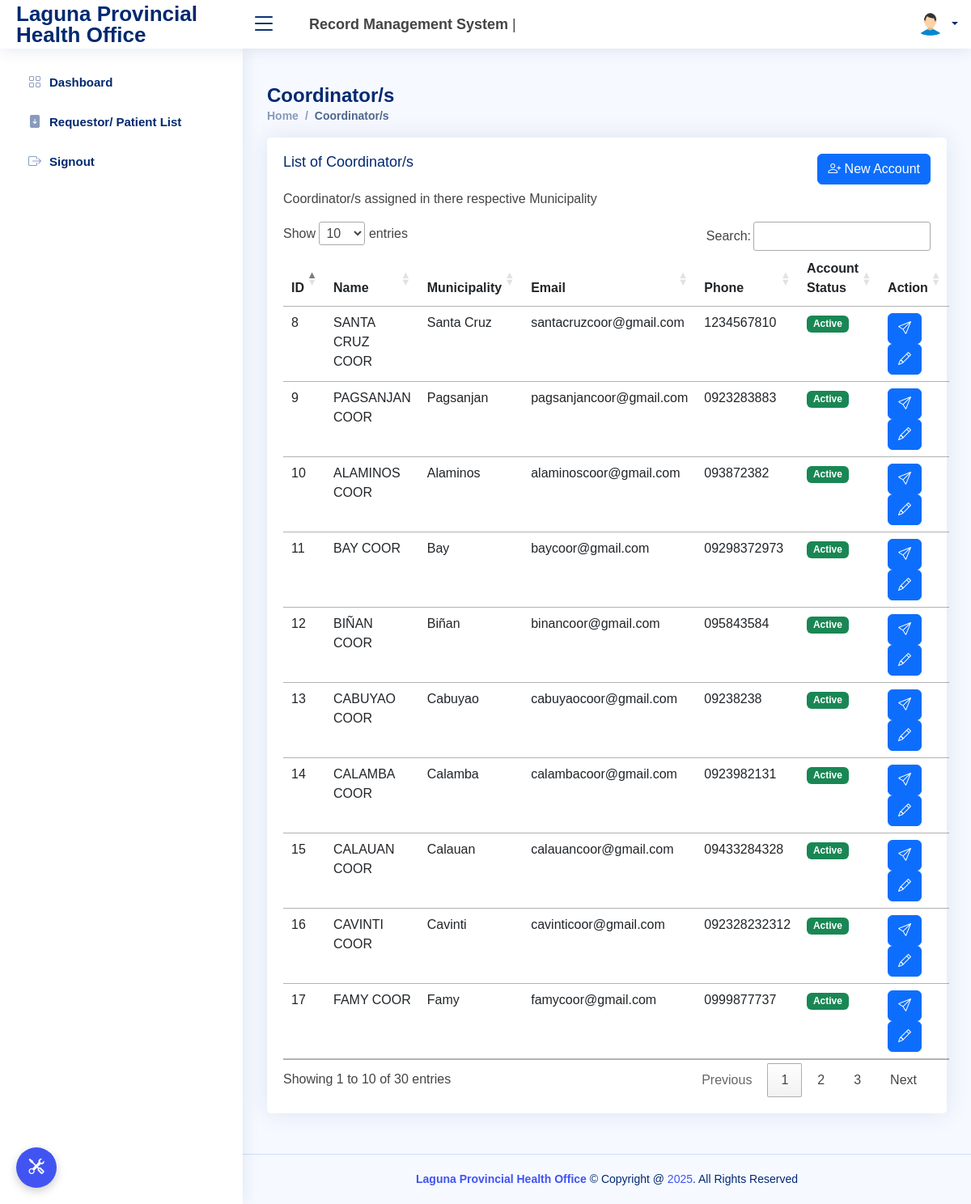
/users/coordinators.php, run on the app's committed database.
### tables this page shows
CREATE TABLE `accnt_tbl` (
  `accnt_id` int(11) NOT NULL,
  `fullname` varchar(255) NOT NULL,
  `municipality` varchar(255) DEFAULT NULL,
  `email` varchar(100) NOT NULL,
  `phone` varchar(12) NOT NULL,
  `password` varchar(255) NOT NULL,
  `accnt_type` int(11) NOT NULL,
  `accnt_status` varchar(30) NOT NULL DEFAULT 'inactive' COMMENT 'lock, active, inactive'
);

### users/coordinators.php (the view, shortened to what this page needs)
<?php
include "header.php";
include "sidebar.php";
?>
    <main id="main" class="main">
    <div class="pagetitle">
      <h1>Coordinator/s</h1>
      <nav>
        <ol class="breadcrumb">
          <li class="breadcrumb-item"><a href="index.php">Home</a></li>
          <li class="breadcrumb-item active">Coordinator/s</li>
        </ol>
      </nav>
    </div>
    <section class="section">
      <div class="row">
        <div class="col-lg-12">
          <div class="card">
            <div class="card-body">
              <h5 class="card-title">List of Coordinator/s <a class="float-end btn btn-primary" data-bs-toggle="modal" data-bs-target="#addAccount" href=""> <i class="bi bi-person-plus"></i> New Account</a></h5>
              <p>Coordinator/s assigned in there respective Municipality</p>
              <table id="manageTableCoordinator" class="table datatable">
                <thead>
                  <tr>
                    <th scope="col">ID</th>
                    <th scope="col">Name</th>
                    <th scope="col">Municipality</th>
                    <th scope="col">Email</th>
                    <th scope="col">Phone</th>
                    <th scope="col">Account Status</th>
                    <th scope="col">Action</th>
                  </tr>
                </thead>
                <tbody>
                <?php
                $get_coordinator = mysqli_query($con, "SELECT * FROM accnt_tbl WHERE accnt_type = '2' ORDER BY accnt_id DESC");
                if (mysqli_num_rows($get_coordinator) > 0) {
                    $i=0;
                    while ($row = mysqli_fetch_assoc($get_coordinator)) {
                        $a="b-".$i;
                        $i++;
                        ?>
                        <tr>
                            <td><?php echo $row['accnt_id']; ?></td>
                            <td><?php echo $row['fullname']; ?></td>
                            <td><?php echo $row['municipality']; ?></td>
                            <td><?php echo $row['email']; ?></td>
                            <td><?php echo $row['phone']; ?></td>
                           <td>
                                <?php
                                if ($row['accnt_status'] == 'active') {
                                    echo '<span class="badge bg-success">Active</span>';
                                } elseif ($row['accnt_status'] == 'inactive') {
                                    echo '<span class="badge bg-secondary">Inactive</span>';
                                } else {
                                    echo '<span class="badge bg-danger">Locked</span>';
                                }
                                ?>
                            </td>
                            <td class="flex">
                                <form action="" method="post">
                                    <button class="btn btn-primary" type="submit" name="send" title="Send Credentials"><i class="bi bi-send"></i></button>
                                    <a class="btn btn-primary" data-bs-toggle="modal" data-bs-target="#<?=$a?>" href="" title="Update Status"><i class="bi bi-pencil"></i></a>
                                </form>
                                </td>
                        </tr>
                        <?php
                    }
                }
                ?>
                </tbody>
              </table>
            </div>
          </div>
        </div>
      </div>
    </section>
  </main>
<?php
include "footer.php";
?>

### assets/css/style.css (style rules this page uses)
:root { scroll-behavior: smooth; }
body { font-family: "Open Sans", sans-serif; background: #f6f9ff; color: #444444; }
a { color: #4154f1; text-decoration: none; }
h1, h2, h3, h4, h5, h6 { font-family: "Nunito", sans-serif; }
#main { margin-top: 60px; padding: 20px 30px; transition: all 0.3s; }
.pagetitle { margin-bottom: 10px; }
.pagetitle h1 { font-size: 24px; margin-bottom: 0; font-weight: 600; color: #012970; }
.card { margin-bottom: 30px; border: none; border-radius: 5px; box-shadow: 0px 0 30px rgba(1, 41, 112, 0.1); }
.card-title { padding: 20px 0 15px 0; font-size: 18px; font-weight: 500; color: #012970; font-family: "Poppins", sans-serif; }
.card-body { padding: 0 20px 20px 20px; }
.breadcrumb { font-size: 14px; font-family: "Nunito", sans-serif; color: #899bbd; font-weight: 600; }
.breadcrumb a { color: #899bbd; transition: 0.3s; }
.breadcrumb .breadcrumb-item::before { color: #899bbd; }
.breadcrumb .active { color: #51678f; font-weight: 600; }
@media (min-width: 1200px) { #main, #footer { margin-left: 300px; } }
* { margin: 0; padding: 0; box-sizing: border-box; }
body { font-family: "Poppins", sans-serif; }
body, .card, .header, .sidebar, button, a, input, .table { transition: background-color 0.3s ease, color 0.3s ease, border-color 0.3s ease; }

### data on the page
accnt_tbl: accnt_id "17", fullname "FAMY COOR", municipality "Famy", email "famycoor@gmail.com", phone "0999877737", accnt_status "Active"
accnt_tbl: accnt_id "16", fullname "CAVINTI COOR", municipality "Cavinti", email "cavinticoor@gmail.com", phone "092328232312", accnt_status "Active"
accnt_tbl: accnt_id "15", fullname "CALAUAN COOR", municipality "Calauan", email "calauancoor@gmail.com", phone "09433284328", accnt_status "Active"
accnt_tbl: accnt_id "14", fullname "CALAMBA COOR", municipality "Calamba", email "calambacoor@gmail.com", phone "0923982131", accnt_status "Active"
accnt_tbl: accnt_id "13", fullname "CABUYAO COOR", municipality "Cabuyao", email "cabuyaocoor@gmail.com", phone "09238238", accnt_status "Active"
accnt_tbl: accnt_id "12", fullname "BIÑAN COOR", municipality "Biñan", email "binancoor@gmail.com", phone "095843584", accnt_status "Active"
accnt_tbl: accnt_id "11", fullname "BAY COOR", municipality "Bay", email "baycoor@gmail.com", phone "09298372973", accnt_status "Active"
accnt_tbl: accnt_id "10", fullname "ALAMINOS COOR", municipality "Alaminos", email "alaminoscoor@gmail.com", phone "093872382", accnt_status "Active"
accnt_tbl: accnt_id "9", fullname "PAGSANJAN COOR", municipality "Pagsanjan", email "pagsanjancoor@gmail.com", phone "0923283883", accnt_status "Active"
accnt_tbl: accnt_id "8", fullname "SANTA CRUZ COOR", municipality "Santa Cruz", email "santacruzcoor@gmail.com", phone "1234567810", accnt_status "Active"
